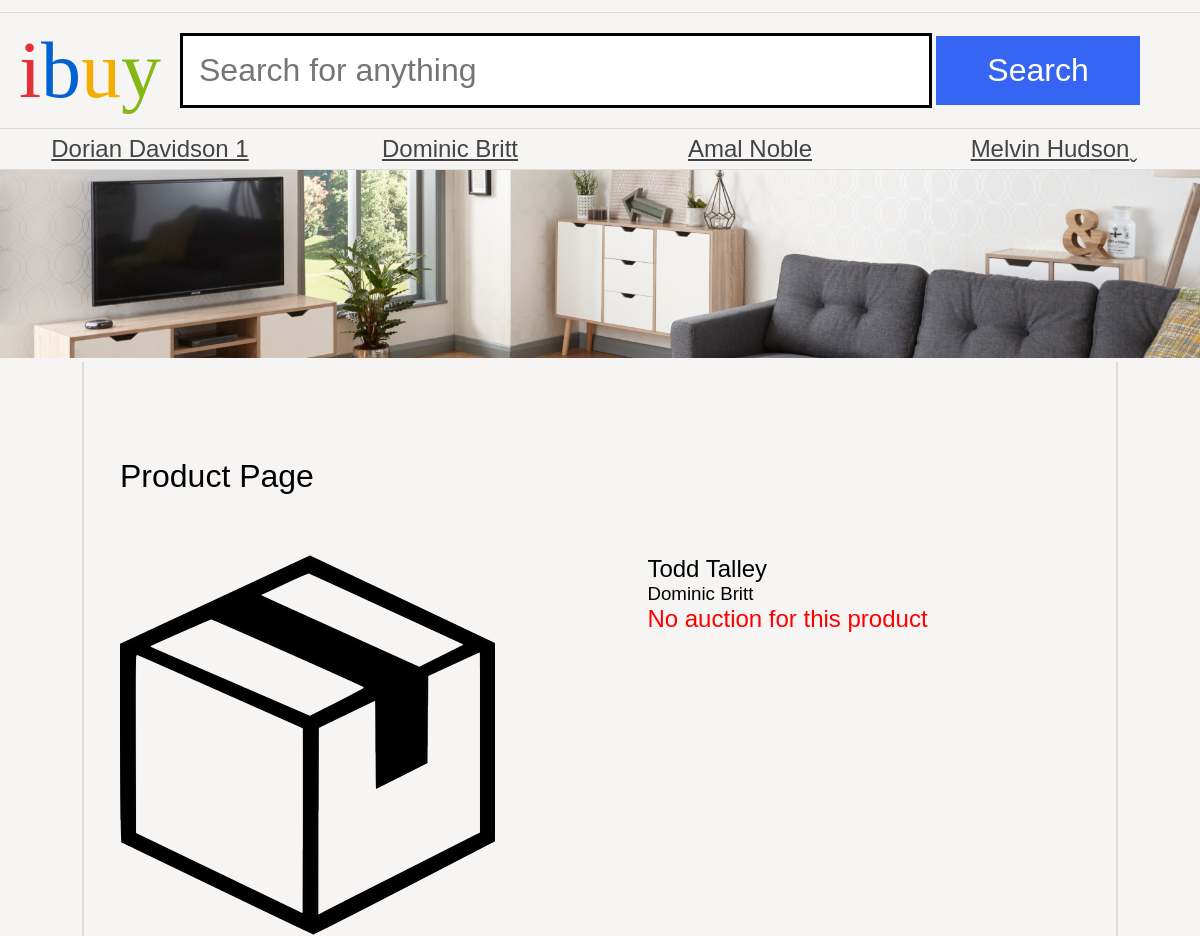
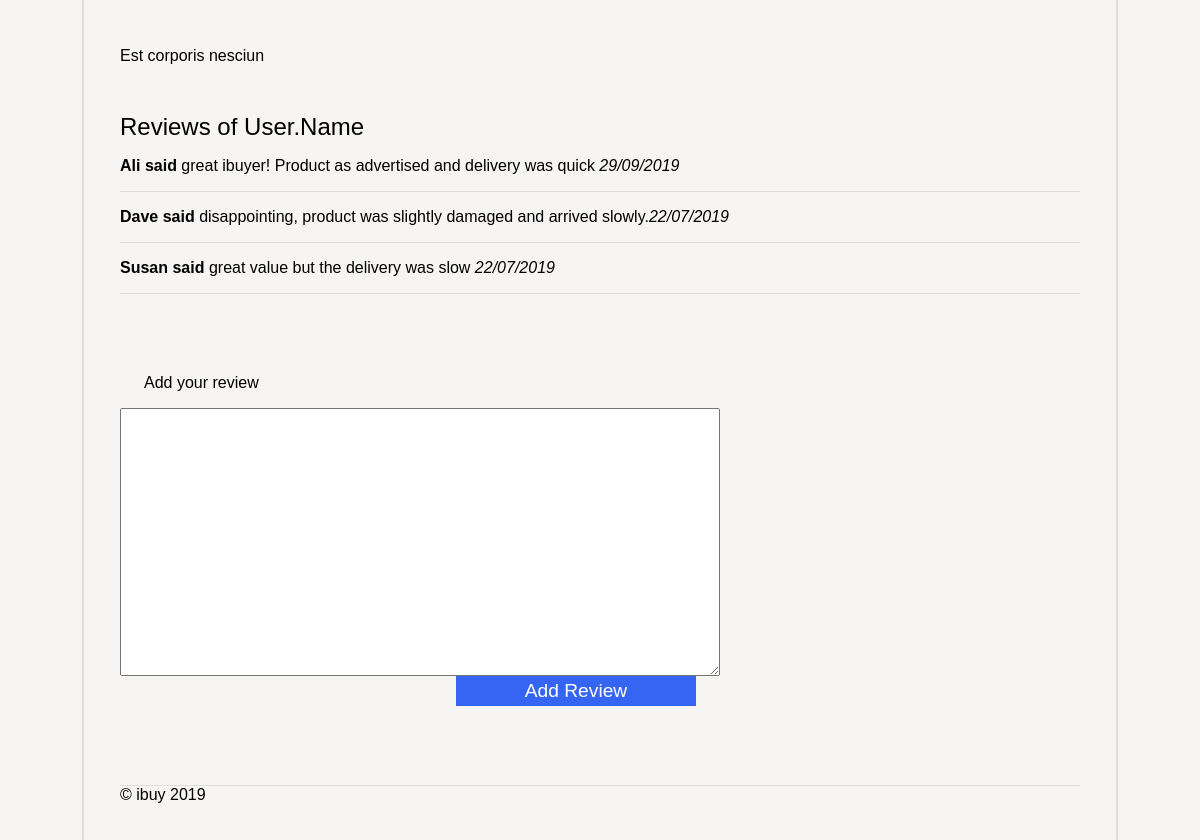
Page /productDetail.php?id=5 on the committed database (2 pictures, top to bottom).
### tables this page shows
CREATE TABLE `categories` (
  `id` bigint(20) NOT NULL,
  `name` varchar(255) NOT NULL,
  `description` varchar(255) NOT NULL,
  `created_at` timestamp NOT NULL DEFAULT current_timestamp() ON UPDATE current_timestamp(),
  `updated_at` timestamp NULL DEFAULT NULL
);

CREATE TABLE `products` (
  `id` bigint(20) NOT NULL,
  `name` varchar(255) NOT NULL,
  `description` varchar(255) NOT NULL,
  `price` int(11) NOT NULL,
  `category_id` bigint(20) NOT NULL,
  `user_id` bigint(20) NOT NULL DEFAULT 1,
  `is_auction` tinyint(1) NOT NULL DEFAULT 0,
  `created_at` timestamp NOT NULL DEFAULT current_timestamp() ON UPDATE current_timestamp(),
  `updated_at` timestamp NULL DEFAULT NULL
);

### productDetail.php (the view, shortened to what this page needs)
<?php
include "db.php";
?>
<?php
function getCategoryName($id)
{
	global $db;
	$query = "SELECT * FROM categories WHERE id = $id";
	$result = mysqli_query($db, $query);
	$category = mysqli_fetch_assoc($result);
	return $category['name'];
}
?>
<!DOCTYPE html>
<html>
<head>
	<link rel="stylesheet" href="ibuy.css" />
</head>
<body>
	<header>
		<h1 ><span class="i">i</span><span class="b">b</span><span class="u">u</span><span class="y">y</span></h1>
		<form action="#">
			<input type="text" name="search" placeholder="Search for anything" />
			<input type="submit" name="submit" value="Search" />
		</form>
	</header>
	<nav>
		<?php
		$query = "SELECT * FROM categories";
		$result = mysqli_query($db, $query);
		?>
		<ul>
			<?php
			while ($row = mysqli_fetch_assoc(
				$result
			)) {
			?>
				<li><a class="categoryLink" href="index.php?category_id=<?php echo $row['id']; ?>"><?php echo $row['name']; ?></a></li>
			<?php
			}
			?>
		</ul>
	</nav>
	<img src="banners/1.jpg" alt="Banner" />
	<main>
		<h1 id="productDetail">Product Page</h1>
		<?php
		$query = "SELECT * FROM products WHERE id = " . $_GET['id'];
		$result =
			mysqli_query($db, $query);
		$product = mysqli_fetch_assoc($result);
		?>
		<article class="product" >
			<img src="product.png" alt="product name">
			<section class="details">
				<h2><?php echo $product['name']?></h2>
				<h3><?php echo getCategoryName($product['category_id'])?></h3>
				<?php
				$query = "SELECT * FROM auctions WHERE product_id = " . $product['id'];
				$result = mysqli_query($db, $query);
				$auction = mysqli_fetch_assoc($result);
				?>
				<?php if ($auction) { ?>
					<p>Auction created by <a href="#"><?php echo getUserName($auction['user_id'])?></a></p>
				<p class="price">Current bid:<?php echo $auction['price']?></p>
				<time>Time left: 8 hours 3 minutes</time>
				<form action="placeBid.php" method="post">
					<input type="hidden" name="id" value="<?php echo $product['id']?>">
					<input type="hidden" name="auction_id" value="<?php echo $auction['id']?>">
					<input type="hidden" name="product_id" value="<?php echo $product['id']?>">
					<input type="number" name="price" placeholder="Enter your bid">
					<input type="submit" name="submit" value="Place Bid">
				</form>
				<!-- <form class="bid">
					<input type="text" name="bid" placeholder="Enter bid amount" />
					<input type="submit" value="Place bid" />
				</form>  -->
				<?php }
				else { ?>
				<h2 style="color:red">No auction for this product</h2>
				<?php } ?>
			</section>
			<section class="description">
				<p>
					<?php echo $product['description']?>
				</p>
			</section>
			<section class="reviews">
				<h2>Reviews of User.Name </h2>
				<ul>
					<li><strong>Ali said </strong> great ibuyer! Product as advertised and delivery was quick <em>29/09/2019</em></li>
					<li><strong>Dave said </strong> disappointing, product was slightly damaged and arrived slowly.<em>22/07/2019</em></li>
					<li><strong>Susan said </strong> great value but the delivery was slow <em>22/07/2019</em></li>
				</ul>
				<form>
					<label>Add your review</label> <textarea name="reviewtext"></textarea>
					<input type="submit" name="submit" value="Add Review" />
				</form>
			</section>
		</article>
		<footer>
			&copy; ibuy 2019
		</footer>
	</main>
</body>
</html>

### ibuy.css (style rules this page uses)
* { margin: 0; padding: 0; }
body { font-family: 'Oxygen-Regular', sans-serif; background-color: #f6f5f4; max-width: 100vw; overflow-x: hidden; }
h1, h2, h3, h4 { font-weight: normal; }
a, a:visited { color: #444; }
header { margin-top: 1vw; font-family: 'Univers-Light-Normal'; display: grid; grid-template-columns: 15% 85%; align-items: center; padding-top: 1vw; padding-bottom: 1vw; border-top: 1px solid #ddd; border-bottom: 1px solid #ddd; }
header h1 { text-align: center; font-size: 5em; }
form { display: block; }
header form input[type=text] { border: 3px solid black; font-size: 2em; padding: 0.5em; width: 70%; }
body > img { width: 100vw; }
header form input[type=submit] { background-color: #3665f3; color: white; width: 20%; font-size: 2em; padding: 0.5em; cursor: pointer; border: 0; }
header .i { color: #e43137; }
header .b { color: #0063d1; }
header .u { color: #f4ae01; }
header .y { color: #85b716; }
body > nav { border-bottom: 1px solid #ddd; }
body > nav ul li:last-child a:after { content: 'ˬ'; position: absolute; }
body > nav ul { display: flex; width: 100vw; list-style-type: none; }
body > nav ul li { flex: 1; }
body > nav ul li a { display: block; text-align: center; padding-top: 0.5vw; padding-bottom: 0.5vw; font-size: 1.5em; }
main { padding: 3vw; display: block; overflow: hidden; width: 80vw; margin: auto; border-left: 2px solid #ddd; border-right: 2px solid #ddd; }
article.product { display: grid; griid-template-columns: 60% 40%; grid-template-areas: "img details" "description description" "reviews reviews" }
article.product img { grid-area: img; }
main h1 { margin-top: 5vw; margin-bottom: 5vw; }
article .details { grid-area: details; }
article .reviews { grid-area: reviews; }
textarea { width: 100%; height: 20em; }
.reviews form { margin-top: 5em; }
.reviews ul { list-style-type: none; }
.reviews li { padding-top: 1em; padding-bottom: 1em; border-bottom: 1px solid #ddd; }
article .description { grid-area: description; padding-top: 3em; padding-bottom: 3em; }
footer { margin-top: 5vw; border-top: 1px solid #ddd; }
main form { display: flex; flex-wrap: wrap; width: 50vw; }
main form label, main form input { flex-grow: 1; width: 20vw; margin-bottom: 1em; margin-right: 2vw; margin-left: 2vw; }
main form input[type=submit] { background-color: #3665f3; color: white; flex-grow: 0; margin-left: auto; font-size: 1.2em; padding: 0.2em; cursor: pointer; border: 0; }

### rows in the picture
categories: name "Dorian Davidson 1"
categories: name "Dominic Britt"
categories: name "Amal Noble"
categories: name "Melvin Hudson"
products: name "Todd Talley", category.name "Dominic Britt", description "Est corporis nesciun"
